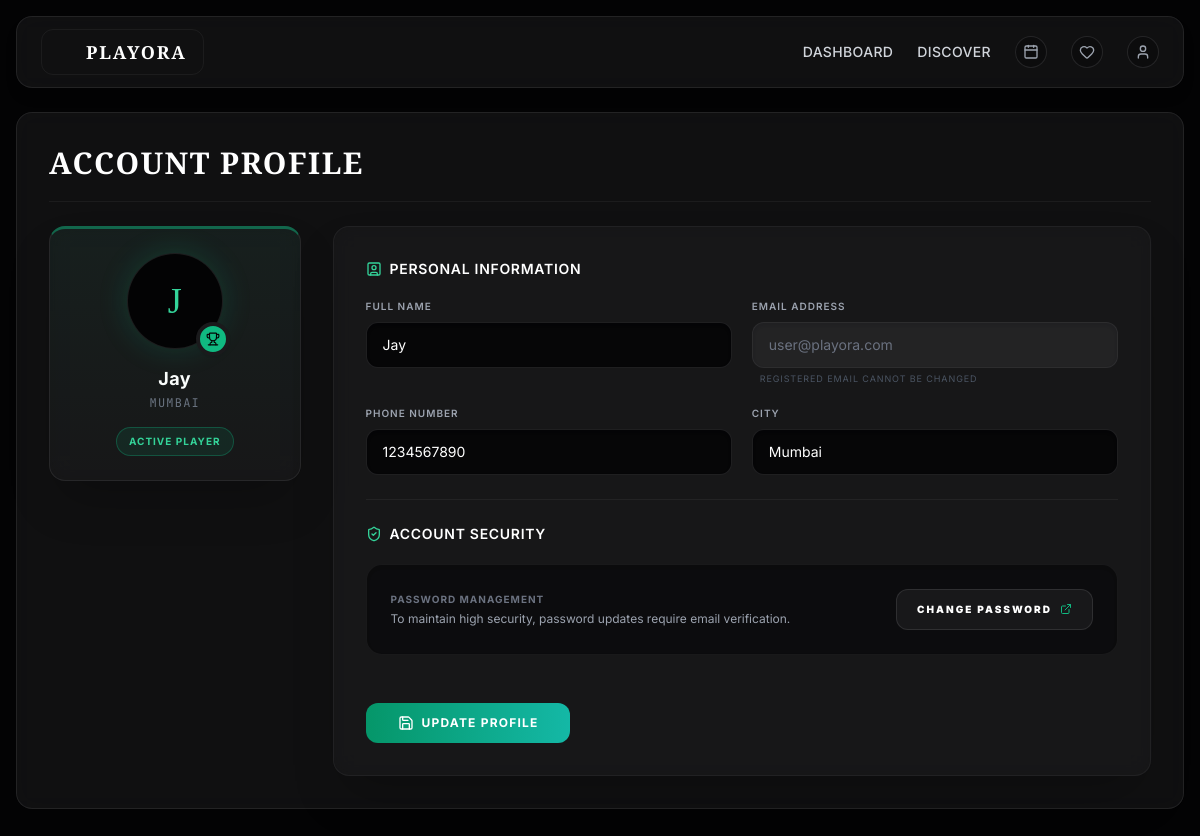
The app's page /player/index.php?page=profile (signed in) with its own data.
### tables this page shows
CREATE TABLE `users` (
  `id` int(11) NOT NULL,
  `name` varchar(100) DEFAULT NULL,
  `email` varchar(150) DEFAULT NULL,
  `phone` varchar(20) DEFAULT NULL,
  `city` varchar(100) DEFAULT NULL,
  `password` varchar(255) DEFAULT NULL,
  `status` enum('active','suspended') DEFAULT 'active',
  `created_at` timestamp NOT NULL DEFAULT current_timestamp(),
  `reset_token` varchar(100) DEFAULT NULL
);

### player/includes/auth.php (called while the page is built, shortened)
<?php
function e($value) {
    return htmlspecialchars($value ?? '', ENT_QUOTES, 'UTF-8');
}
?>

### player/pages/profile.php (the view, shortened to what this page needs)
<?php
$user_id = $_SESSION['user_id'];
$cities_res = $conn->query("SELECT name FROM cities ORDER BY name ASC");
$cities_list = [];
while($c = $cities_res->fetch_assoc()) $cities_list[] = $c['name'];
$stmt = $conn->prepare("SELECT * FROM users WHERE id = ?");
$stmt->bind_param("i", $user_id);
$stmt->execute();
$user = $stmt->get_result()->fetch_assoc();
?>
<div class="mb-6 border-b border-white/5 pb-4">
    <h2 class="text-3xl font-serif font-bold text-white mb-1 uppercase tracking-wider">Account Profile</h2>
</div>
<div class="grid grid-cols-1 md:grid-cols-12 gap-8">
    <div class="md:col-span-4 lg:col-span-3">
        <div class="glass-card p-6 border-t-[3px] border-t-emerald-500/50 rounded-2xl flex flex-col items-center text-center shadow-2xl relative overflow-hidden">
            <div class="absolute inset-0 bg-gradient-to-b from-emerald-500/5 to-transparent pointer-events-none"></div>
            <div class="w-24 h-24 rounded-full bg-void border border-white/10 flex items-center justify-center text-emerald-400 font-serif text-4xl mb-4 relative shadow-[0_0_30px_rgba(16,185,129,0.2)]">
                <?php echo strtoupper(substr($user['name'], 0, 1) ?: 'U'); ?>
                <div class="absolute -bottom-2 -right-2 bg-emerald-500 text-void rounded-full p-1.5 border-4 border-paper shadow-sm">
                    <i data-lucide="trophy" class="w-3.5 h-3.5"></i>
                </div>
            </div>
            <h3 class="text-lg font-bold text-white tracking-wide mb-0.5"><?php echo e($user['name']); ?></h3>
            <p class="text-xs text-gray-500 font-mono tracking-widest uppercase mb-4"><?php echo e($user['city']); ?></p>
            <span class="inline-flex items-center text-[10px] uppercase font-bold tracking-widest text-emerald-400 bg-emerald-500/10 px-3 py-1.5 rounded-full border border-emerald-500/30">Active Player</span>
        </div>
    </div>
    <div class="md:col-span-8 lg:col-span-9">
        <div class="glass-card border border-white/5 rounded-2xl p-6 md:p-8 shadow-2xl">
            <form method="POST" action="" class="space-y-6">
                <div>
                    <h4 class="text-sm font-semibold text-white tracking-wider uppercase mb-5 flex items-center"><i data-lucide="user-square" class="w-4 h-4 mr-2 text-emerald-400"></i> Personal Information</h4>
                    <div class="grid grid-cols-1 md:grid-cols-2 gap-5 mb-5">
                        <div>
                            <label class="block text-[10px] font-semibold text-gray-400 uppercase tracking-widest mb-2">Full Name</label>
                            <input type="text" name="name" required value="<?php echo e($user['name']); ?>" class="w-full bg-void/80 border border-white/10 rounded-xl px-4 py-3 text-white focus:outline-none focus:border-emerald-500/50 transition-all font-sans text-sm shadow-inner placeholder:text-gray-600">
                        </div>
                        <div>
                            <label class="block text-[10px] font-semibold text-gray-400 uppercase tracking-widest mb-2">Email Address</label>
                            <input type="email" disabled value="<?php echo e($user['email']); ?>" class="w-full bg-white/5 border border-white/5 rounded-xl px-4 py-3 text-gray-500 cursor-not-allowed shadow-inner text-sm">
                            <p class="text-[9px] text-gray-600 mt-1 uppercase tracking-widest px-2">Registered email cannot be changed</p>
                        </div>
                    </div>
                    <div class="grid grid-cols-1 md:grid-cols-2 gap-5">
                        <div>
                            <label class="block text-[10px] font-semibold text-gray-400 uppercase tracking-widest mb-2">Phone Number</label>
                            <input type="tel" name="phone" required value="<?php echo e($user['phone'] ?? ''); ?>" class="w-full bg-void/80 border border-white/10 rounded-xl px-4 py-3 text-white focus:outline-none focus:border-emerald-500/50 transition-all font-sans text-sm shadow-inner placeholder:text-gray-600">
                        </div>
                        <div>
                            <label class="block text-[10px] font-semibold text-gray-400 uppercase tracking-widest mb-2">City</label>
                            <select name="city" required class="w-full bg-void/80 border border-white/10 rounded-xl px-4 py-3 text-white focus:outline-none focus:border-emerald-500/50 transition-all font-sans text-sm shadow-inner appearance-none">
                                <?php foreach($cities_list as $c_name): ?>
                                    <option value="<?php echo e($c_name); ?>" <?php echo ($user['city'] == $c_name) ? 'selected' : ''; ?>><?php echo e($c_name); ?></option>
                                <?php endforeach; ?>
                            </select>
                        </div>
                    </div>
                </div>
                <div class="pt-6 border-t border-white/5">
                    <h4 class="text-sm font-semibold text-white tracking-wider uppercase mb-5 flex items-center"><i data-lucide="shield-check" class="w-4 h-4 mr-2 text-emerald-400"></i> Account Security</h4>
                    <div class="bg-void/50 border border-white/5 rounded-2xl p-6 flex flex-col md:flex-row md:items-center justify-between gap-4 shadow-inner">
                        <div>
                            <p class="text-[10px] text-gray-500 uppercase tracking-widest font-bold mb-1">Password Management</p>
                            <p class="text-xs text-gray-400">To maintain high security, password updates require email verification.</p>
                        </div>
                        <a href="../auth/forgot-password.php" class="inline-flex items-center gap-2 bg-white/5 hover:bg-white/10 text-white text-[10px] font-black uppercase tracking-[0.2em] px-5 py-3 rounded-xl border border-white/10 transition-all hover:border-emerald-500/50">
                            Change Password <i data-lucide="external-link" class="w-3 h-3 text-emerald-500"></i>
                        </a>
                    </div>
                </div>
                <div class="pt-6">
                    <button type="submit" class="w-full sm:w-auto bg-gradient-to-r from-emerald-600 to-teal-500 text-white px-8 py-3 rounded-xl text-xs font-bold uppercase tracking-widest hover:shadow-[0_0_20px_rgba(16,185,129,0.3)] transition-all active:scale-95 flex items-center justify-center">
                        <i data-lucide="save" class="w-4 h-4 mr-2"></i> Update Profile
                    </button>
                </div>
            </form>
        </div>
    </div>
</div>

### player/includes/head.php (style rules this page uses)
body { background-color: #030304; color: #f9f9fa; }
.glass-card { background: rgba(26, 26, 28, 0.6); backdrop-filter: blur(12px); border: 1px solid rgba(255, 255, 255, 0.08); border-radius: 1rem; }

### records on screen
users: name "J", name "Jay", city "MUMBAI", email "user@playora.com", phone "1234567890", city "Mumbai"
